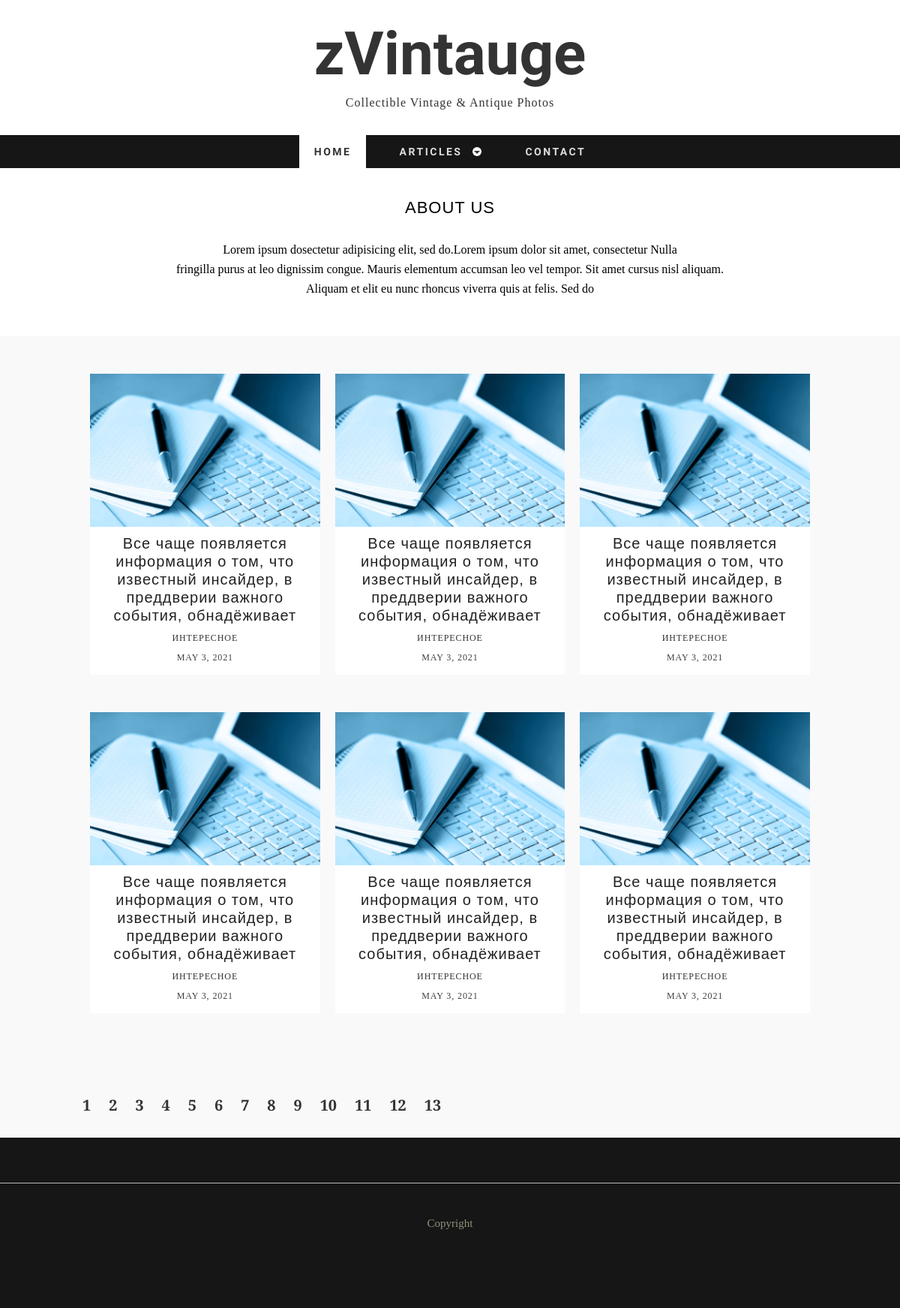
The app's page /articles?page=2, older data.
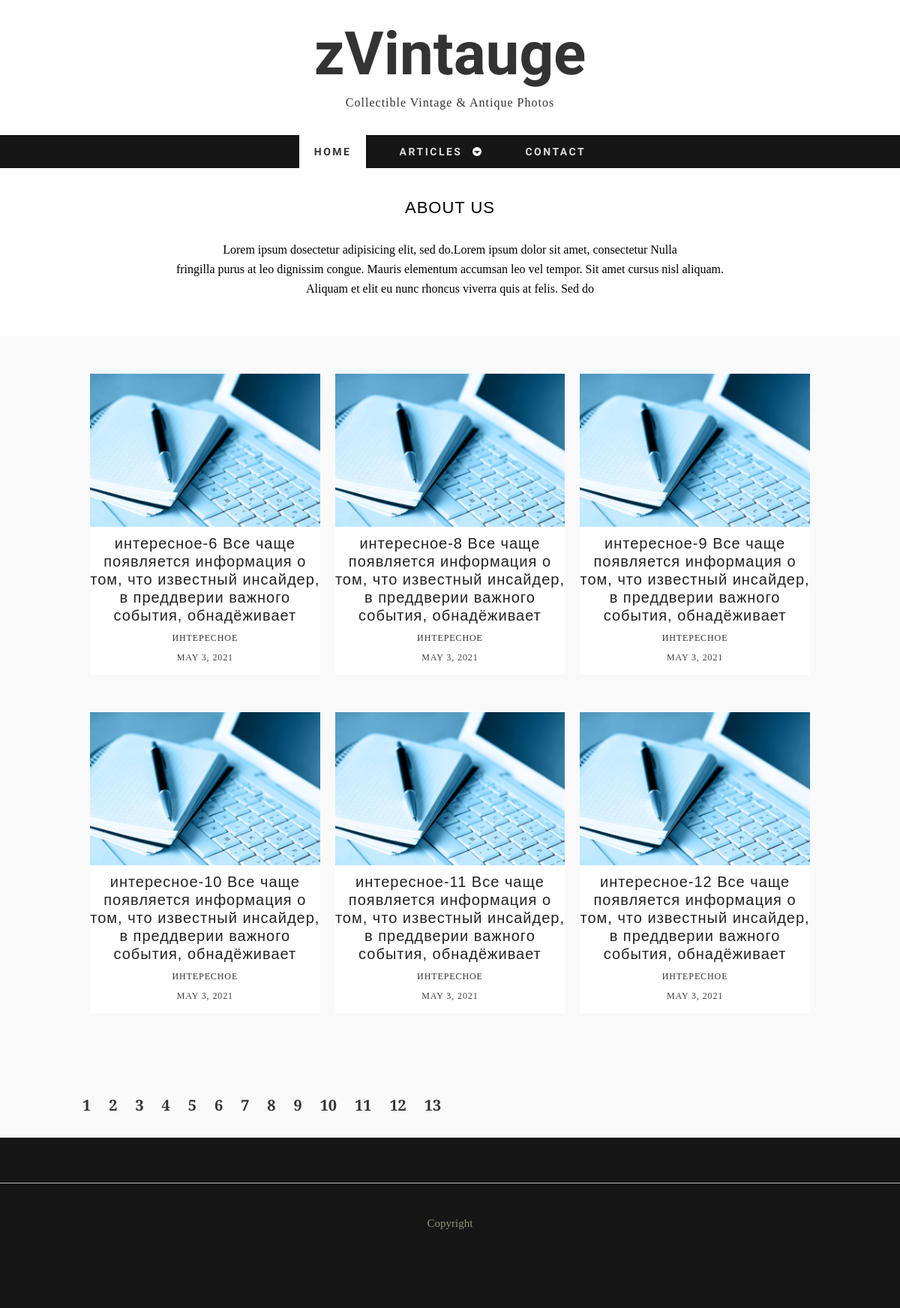
The same page, newer data.
### tables this page shows
CREATE TABLE `posts` (
  `ID` int(11) NOT NULL,
  `ACTIVE` tinyint(1) NOT NULL,
  `TITLE` varchar(255) NOT NULL,
  `CODE` varchar(255) NOT NULL,
  `CONTENT` text NOT NULL,
  `CATEGORY_ID` int(11) NOT NULL,
  `AUTHOR_ID` int(11) NOT NULL,
  `DATE` datetime NOT NULL
);

### controller/init.php (called while the page is built, shortened)
<?php
require_once $_SERVER["DOCUMENT_ROOT"] . '/classes/posts.php';
require_once $_SERVER["DOCUMENT_ROOT"] . '/classes/categories.php';
if (strpos($_SERVER['REQUEST_URI'], 'articles') != false && empty($_REQUEST['category'])) {
    $arArticles = [];
    $countPosts = Posts::countPosts();
    $pages = ceil($countPosts['COUNT'] / 6);
    $offset = empty($_REQUEST['page']) || $_REQUEST['page'] == 1 ? 0 : ($_REQUEST['page'] - 1) * 6;
    $arPosts = Posts::getPostsList(['ID', 'ACTIVE', 'TITLE', 'CODE', 'CATEGORY_ID', 'DATE'], [], ['DATE' => 'DESC'], ['limit' => 6, 'offset' => $offset]);
    foreach ($arPosts as $post) {
        if ($post['ACTIVE'] == true) {
            $category = Categories::getСategory($post['CATEGORY_ID'], ['NAME', 'CODE']);
            $post['CATEGORY_NAME'] = $category['NAME'];
            $post['CATEGORY_CODE'] = $category['CODE'];
            $arArticles[] = $post;
        }
    }
}

### classes/DB.php (called while the page is built, shortened)
<?php
class DB
{
    private static $host = 'localhost';
    private static $database = 'articles';
    private static $user = 'test';
    private static $password = 'test';
    protected static function query($query)
    {
        try {
            $dsn = "mysql:dbname=" . self::$database . ";host=" . self::$host;
            $dbh = new PDO($dsn, self::$user, self::$password);
            $dbh->exec("set names utf8");
            $dbh->setAttribute(PDO::ATTR_ERRMODE, PDO::ERRMODE_EXCEPTION);
        } catch (PDOException $e) {
            die ('Ошибка подключения:' . $e->getMessage());
        }
        $resQuery = [];
        foreach ($dbh->query($query, PDO::FETCH_ASSOC) as $row) {
            $resQuery[] = $row;
        }
        return $resQuery;
    }
}

### classes/posts.php (called while the page is built, shortened)
<?php
    require_once $_SERVER["DOCUMENT_ROOT"] . '/classes/DB.php';
    class Posts extends DB
    {
        public static function getPostsList(array $arSelect, array $arFilter, array $arOrder, array $arLimit): array
        {
            $select = !empty($arSelect) ? implode(",", $arSelect) : '*';
            $sql = "SELECT {$select} FROM `posts`";
            $order = !empty($arOrder) ? self::editParameters($arOrder, ' ', ",") : 'ID ASC';
            $sql .= " ORDER BY {$order}";
            if (!empty($arLimit) && isset($arLimit['limit'])) {
                $sql .= " LIMIT {$arLimit['limit']} ";
                $sql .= isset($arLimit['offset']) ? " OFFSET {$arLimit['offset']} " : "";
            }
            return self::query($sql);
        }
        public static function countPosts($arFilter=[])
        {
            $sql ="SELECT count(*) as COUNT FROM posts";
            return self::query($sql)[0];
        }
        private static function editParameters($arParam, $connector, $separator, $otherConnector = '')
        {
            $array = [];
            foreach ($arParam as $key => $value) {
                $array[] = $key . $connector . $otherConnector . $value . $otherConnector;
            }
            return implode($separator, $array);
        }
    }

### classes/categories.php (called while the page is built, shortened)
<?php
require_once $_SERVER["DOCUMENT_ROOT"] . '/classes/DB.php';
class Categories extends DB
{
    public static function getСategory($id, array $arSelect)
    {
        $select = !empty($arSelect) ? implode(",", $arSelect) : '*';
        $sql = "SELECT {$select} FROM `categories` WHERE ID={$id}";
        $res = self::query($sql);
        return (count($res) == 1) ? $res[0] : false;
    }
}

### articles/index.php (the view, shortened to what the changed rows need)
<?php
    require_once $_SERVER["DOCUMENT_ROOT"] . '/includes/header.php';
?>
    <div id="container">
        <div class="wrap-container">
            <section class="content-box box-1">
                <div class="zerogrid">
                    <div class="wrap-box">
                        <div class="box-header">
                            <h2>ABOUT US</h2>
                        </div>
                    </div>
                </div>
            </section>
        </div>
    </div>
    <div id="container">
        <div class="wrap-container">
            <section class="content-box box-style-1 box-2">
                <div class="zerogrid">
                    <div class="wrap-box">
                        <div class="row">
                            <?php if(!empty($arArticles)):
                            foreach ($arArticles as $article):?>
                            <div class="col-1-3">
                                <div class="wrap-col">
                                    <article>
                                        <div class="post-thumbnail-wrap">
                                            <a href="/articles/<?= $article['CATEGORY_CODE'] ?>/<?= $article['ID'] ?>" class="portfolio-box">
                                                <img src="../images/stati.jpg" alt="">
                                            </a>
                                        </div>
                                        <div class="entry-header ">
                                            <h3 class="entry-title"><?= $article['TITLE'] ?></h3>
                                            <div class="l-tags"><a href="/articles/<?= $article['CATEGORY_CODE'] ?>"><?= $article['CATEGORY_NAME'] ?></a>
                                            </div>
                                            <div class="l-tags"><?= date('F j, Y', strtotime($article['DATE'])); ?>
                                            </div>
                                        </div>
                                    </article>
                                </div>
                            </div>
                            <?php endforeach;
                            endif; ?>
                        </div>
                    </div>
                    <div class="pages">
                        <?php if(isset($pages)):
                            for($i=1;$i<=$pages; $i++): ?>
                                <a href="/articles?page=<?= $i ?>"><?= $i ?></a>
                            <?php endfor;
                        endif; ?>
                    </div>
                </div>
            </section>
        </div>
    </div>
<?php
    require_once $_SERVER["DOCUMENT_ROOT"] . '/includes/footer.php';
?>

Row changes from the older to the newer data that the page shows:
no longer on this page (row edited): posts: TITLE "Все чаще появляется информация о том, что известный инсайдер, в преддверии важного события, обнадёживает", CATEGORY_NAME "ИНТЕРЕСНОЕ", DATE "MAY 3, 2021"
now on this page (row edited): posts: TITLE "интересное-6 Все чаще появляется информация о том, что известный инсайдер, в преддверии важного события, обнадёживает", CATEGORY_NAME "ИНТЕРЕСНОЕ", DATE "MAY 3, 2021"
changed posts: TITLE "Все чаще появляется информация о том, что известный инсайдер, в преддверии важного события, обнадёживает" → "интересное-8 Все чаще появляется информация о том, что известный инсайдер, в преддверии важного события, обнадёживает"
changed posts: TITLE "Все чаще появляется информация о том, что известный инсайдер, в преддверии важного события, обнадёживает" → "интересное-9 Все чаще появляется информация о том, что известный инсайдер, в преддверии важного события, обнадёживает"
changed posts: TITLE "Все чаще появляется информация о том, что известный инсайдер, в преддверии важного события, обнадёживает" → "интересное-10 Все чаще появляется информация о том, что известный инсайдер, в преддверии важного события, обнадёживает"
changed posts: TITLE "Все чаще появляется информация о том, что известный инсайдер, в преддверии важного события, обнадёживает" → "интересное-11 Все чаще появляется информация о том, что известный инсайдер, в преддверии важного события, обнадёживает"
changed posts: TITLE "Все чаще появляется информация о том, что известный инсайдер, в преддверии важного события, обнадёживает" → "интересное-12 Все чаще появляется информация о том, что известный инсайдер, в преддверии важного события, обнадёживает"
